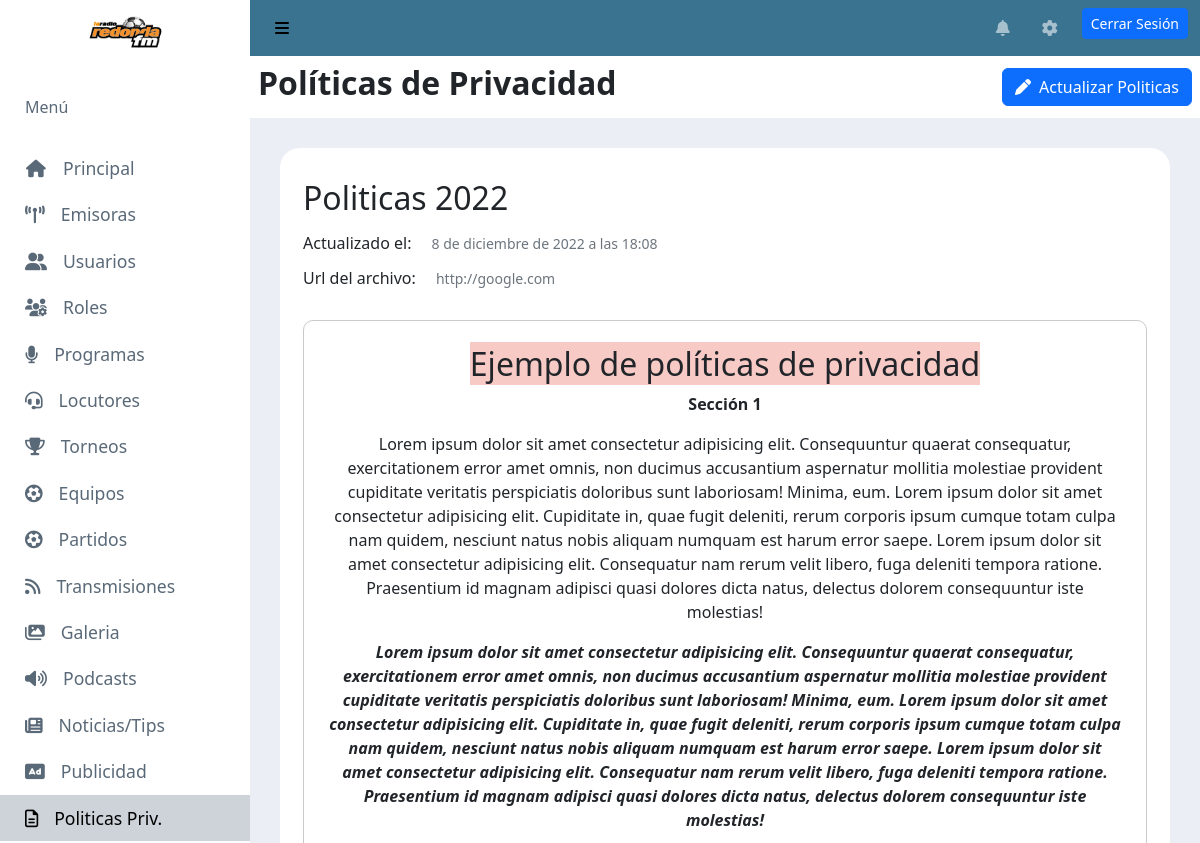
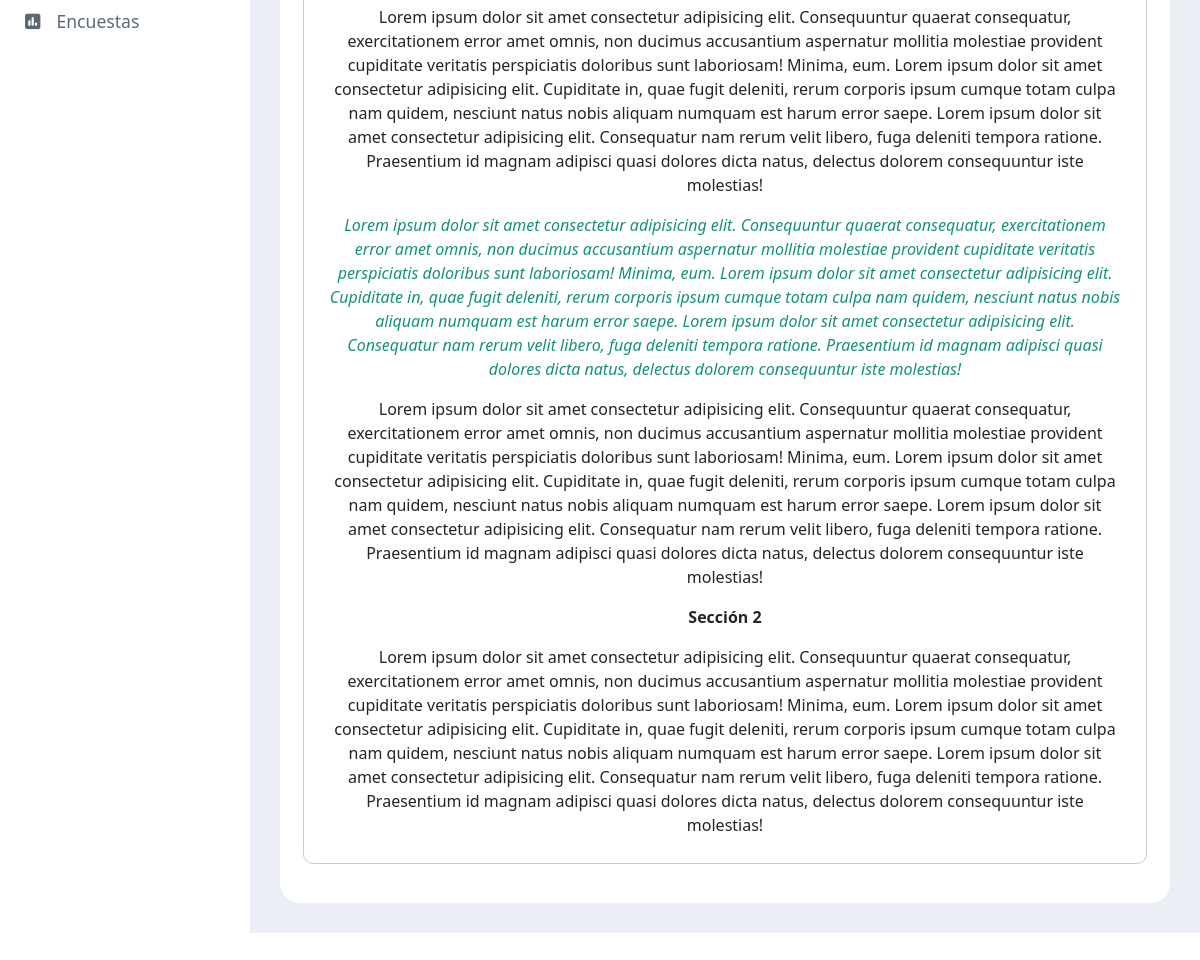
/politicas_privacidad (signed in), run on the app's committed database (2 pictures, top to bottom).
### WebAdminRadio/models.py (models this page shows)
class PoliticasPriv(models.Model):
    nombre = models.CharField(max_length=30, blank=True, null=True)
    url = models.CharField(max_length=2080, blank=True, null=True)
    contenido = models.TextField(null=True)
    fecha_creado = models.DateTimeField(blank=True, null=True, auto_now_add=True)
    estado = models.BooleanField(default=True)

### WebAdminRadio/views.py (the view)
# urls.py: path('politicas_privacidad', views.ver_politicas_privacidad, name='politicas'),
@login_required
def ver_politicas_privacidad(request):
    politicas = PoliticasPriv.objects.order_by('-fecha_creado', '-id').first()
    context = {
        'title': 'Políticas de Privacidad',
        'politicas': politicas
    }
    return render(request, 'webAdminRadio/politica_privacidad.html', context)

### WebAdminRadio/templatetags/accounts_tags.py (called while the page is built)
@register.filter
def verificar_permiso(usuario: Usuario, nombre_permiso: str):
    return usuario.has_perm(nombre_permiso)

### accounts/models.py (called while the page is built, shortened)
    def has_perm(self, perm, obj=None):
        if super().has_perm(self, perm):
            return True

### WebAdminRadio/templates/webAdminRadio/politica_privacidad.html (shortened to what this page needs)
{% extends 'webAdminRadio/base_site.html' %}
{% load static %}
{% block page_style %}
    <link rel="stylesheet" type="text/css" href="{% static 'webAdminRadio/css/editar_equipo.css' %}">
    <link rel="stylesheet" type="text/css" href="{% static 'webAdminRadio/css/politicas_privacidad.css' %}">
    <link rel="stylesheet" type="text/css" href="{% static 'webAdminRadio/css/custom_scroll.css' %}">
{% endblock %}
{% block agregar_button %}
    <a href="{% url 'editar_politicas' %}" class="btn btn-primary btn-md ms-auto action" role="button"><i class="fas fa-pen mx-auto me-2"></i>Actualizar Politicas</a>
{% endblock %}
{% block content %}
    <div class="mx-2">
        <h2 class="my-3">{{ politicas.nombre|default:"Políticas Forever" }}</h2>
        <div class="row my-2">
            <h6>
                Actualizado el:
                <small class="text-muted ms-3">{{ politicas.fecha_creado|default:"No se ha agregado politicas de privacidad" }}</small>
            </h6>
        </div>
        <div class="row my-2">
            <h6>
                Url del archivo:
                <small class="text-muted ms-3">{{ politicas.url|default:"No se ha agregado politicas de privacidad" }}</small>
            </h6>
        </div>
        <div id="contenido" class="my-4 p-4 custom-scroll">
            {% if politicas %}
                {{ politicas.contenido | safe }}
            {% endif %}
        </div>
    </div>
{% endblock %}

### WebAdminRadio/static/webAdminRadio/css/base_site.css (style rules this page uses)
a, a:hover, a:focus { text-decoration: none; transition: all 0.3s; }
a i, .submit i { margin-right: 1rem; }

### WebAdminRadio/static/webAdminRadio/css/politicas_privacidad.css (style rules this page uses)
#contenido { width: 100%; height: 70vh; border: 1px solid rgb(202, 202, 202); border-radius: 10px; overflow: auto; }

### data on the page
PoliticasPriv: nombre "Politicas 2022", fecha_creado "8 de diciembre de 2022 a las 18:08", url "http://google.com", contenido "Ejemplo de políticas de privacidad Sección 1 Lorem ipsum dolor sit amet consectetur adipisicing elit. Consequuntur quaerat consequatur, exercitationem error amet omnis, non ducimus accusantium aspernatur mollitia molestiae provident cupiditate veritatis perspiciatis doloribus sunt laboriosam! Minima, eum. Lorem ipsum dolor sit amet consectetur adipisicing elit. Cupiditate in, quae fugit deleniti, rerum corporis ipsum cumque totam culpa nam quidem, nesciunt natus nobis aliquam numquam est harum error saepe. Lorem ipsum dolor sit amet consectetur adipisicing elit. Consequatur nam rerum velit libero, fuga deleniti tempora ratione. Praesentium id magnam adipisci quasi dolores dicta natus,…"

### other printed values
{{ title }} "Políticas de Privacidad"
